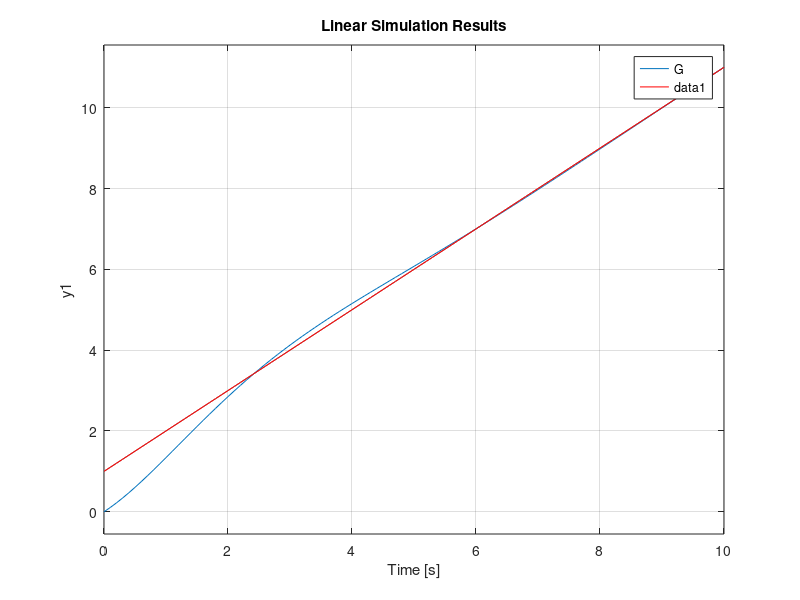

The MATLAB source for this figure:
% task4 系统在输入1(t)+t*1(t)激励下响应
num=[1 1];
den=[1 1 1];
G=tf(num,den);
t=[0:0.1:10];
u=1+t;
lsim(G,u,t),hold on,plot(t,u,'r');
grid on;
